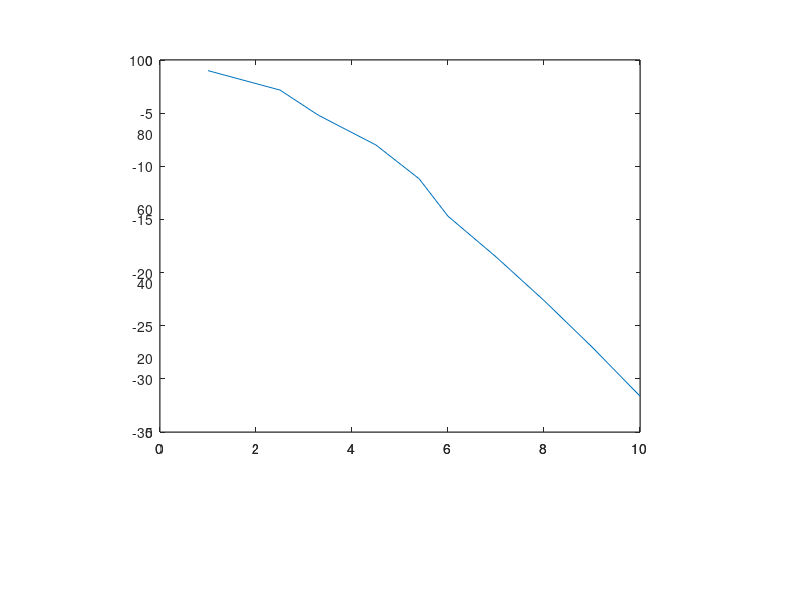

This figure's MATLAB source: (Note: this script raises an error after producing the figure.)


fig = figure;

ax1 = axes('Parent', fig,...
    'Visible', 'off',...
    'Position',[.2 .28 .6 .62],...
    'Color', 'k',...
    'FontSize', 18);

ax2 = axes('Parent', fig,...
    'Visible', 'off',...
    'Position',[.2 .28 .6 .62],...
    'Color', 'k',...
    'FontSize', 18);
%%
x = 1:10;
y = x.^2;
x2 = 1:10;
y2 = -x.^1.5;
p1 = plot(ax1, x, y);
%%
p2 = plot(ax2, x2, y2);

%%
set(p2, 'Xdata', [1 2.5 3.3 4.5 5.4 6 7 8 9 10]);
drawnow;
% p2 = plot(ax2, x2, y2);

%%

ax1.Visible = 'off';
p1.Visible = 'off';

%%
ax2.Visible = 'off';
p2.Visible = 'off';